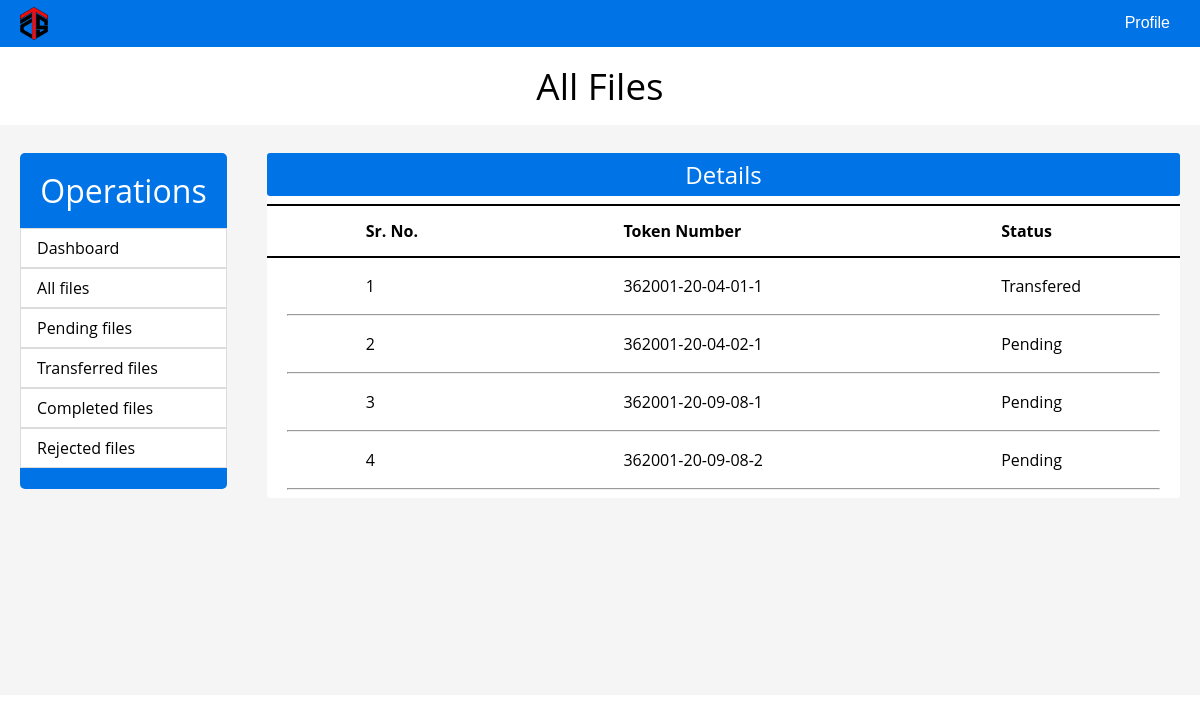
/employee/alle.php?id=11, run on the app's committed database.
### tables this page shows
CREATE TABLE `document_status` (
  `document_id` int(11) NOT NULL,
  `token_id` varchar(20) NOT NULL,
  `department_id` int(20) NOT NULL,
  `status` char(15) NOT NULL,
  `apply_date` date NOT NULL,
  `complete_date` date NOT NULL,
  `document_comment` varchar(250) NOT NULL,
  `from_employee_id` int(10) DEFAULT NULL,
  `c_employee_id` int(20) NOT NULL,
  `to_employee_id` int(10) DEFAULT NULL
);

### employee/alle.php (the view)
  <?php include("headere.php");?>
  <link rel="stylesheet" href="assets/css/basice.css" />
</head>
<body>
    <?php
    $id = $_REQUEST['id'];
    ?>
    <section>
        <?php include("menue.php");?>
    </section>
    <section>
      <h1>All Files</h1>
      <div class="container">
        <div class="operations">
          <ul>
            <li>Operations</li>
          </ul>
          <div class="op-items"><a href="indexe.php?id=<?php echo $id;?>">Dashboard</a></div>
          <div class="op-items"><a href="alle.php?id=<?php echo $id;?>">All files</a></div>
          <div class="op-items"><a href="pendinge.php?id=<?php echo $id;?>">Pending files</a></div>
          <div class="op-items"><a href="transferede.php?id=<?php echo $id;?>">Transferred files</a></div>
          <div class="op-items"><a href="completede.php?id=<?php echo $id;?>">Completed files</a></div>
          <div class="op-items"><a href="rejectede.php?id=<?php echo $id;?>">Rejected files</a></div>
        </div>
        <div class="info">
          <div class="details-container">
            <div class="details-title">
              <h2>Details</h2>
            </div>
            <div class="row-details" style="border-top:2px solid black;
            border-bottom:2px solid black;">
              <div class="span sr"><h4>Sr. No.</h4></div>
              <div class="span token-id"><h4>Token Number</h4></div>
              <div class="span status"><h4>Status</h4></div>
            </div>
          </div>
          <div class="details">
              <?php
                include("../dao.php");
                $count = 1;
                $sql = "select token_id, status from document_status where c_employee_id = '$id'";
                $result = mysqli_query($connection,$sql);
                while($row = mysqli_fetch_assoc($result)) {
                ?>
                <div class="row-details">
                  <div class="span sr"><?php echo $count; ?></div>
                  <div class="span token-id"><?php echo $row['token_id']; ?></div>
                  <div class="span status"><?php echo $row['status']; ?></div>
                </div>
                <hr class="special-hr">
                <?php
                $count = $count + 1;
                }
                ?>
          </div>
        </div>
      </div>
    </section>
</body>
</html>

### employee/assets/css/stylee.css (style rules this page uses)
html { scroll-behavior: smooth; }
* { box-sizing: border-box; }
body { margin: 0; padding: 0; font-family: "Open sans", sans-serif; }

### employee/assets/css/basice.css (style rules this page uses)
h1 { padding: 0; line-height: 3rem; text-align: center; margin: 15px; font-size: 2.3rem; font-weight: 400; }
h2 { padding: 5px 0px; margin: 0px 0px; font-weight: 400; }
h4 { padding: 5px 0px; margin: 0px 0px; }
.container { position: fixed; height: 570px; display: flex; margin: 0; padding: 0.5rem 0 0 0; background-color: rgb(245, 245, 245); width: 100%; }
.operations { width: 17rem; height: 21rem; margin: 20px; border-radius: 5px; background-color: rgb(0, 115, 230); }
.operations ul { margin: 0px 0px; padding: 0px 0px 0px 0px; }
.operations li { list-style: none; padding: 1rem; border-top-left-radius: 5px solid rgb(220, 220, 220); border-top-right-radius: 5px solid rgb(220, 220, 220); color: white; font-size: 2rem; text-align: center; }
.op-items a { display: block; text-decoration: none; background-color: white; color: black; font-size: 1rem; margin: 0px 0px; width: 100%; border: 0.4px solid rgb(220, 220, 220); padding: 0.5rem 0.5rem 0.5rem 1rem; text-align: left; }
.info { margin: 20px; display: flex; flex-direction: column; width: 100%; background-color: rgb(245, 245, 245); border-radius: 3px; }
.details { margin: 0; background-color: white; border-radius: 3px; overflow: auto; scroll-behavior: smooth; }
.details-title { color: white; margin: 0px; text-align: center; background-color: rgb(0, 115, 230); border-radius: 3px; }
.special-hr { margin: 8px 20px; }
.details-container { background-color: white; }
.row-details { display: flex; justify-content: space-around; background-color:white; margin-top: 8px; padding: 5px 0; line-height:30px; }
.sr { width: 60px; }
.token-id { width: 180px; }
.status { width:80px; }

### data on the page
document_status: token "362001-20-04-01-1", status "Transfered"
document_status: token "362001-20-04-02-1", status "Pending"
document_status: token "362001-20-09-08-1", status "Pending"
document_status: token "362001-20-09-08-2", status "Pending"
